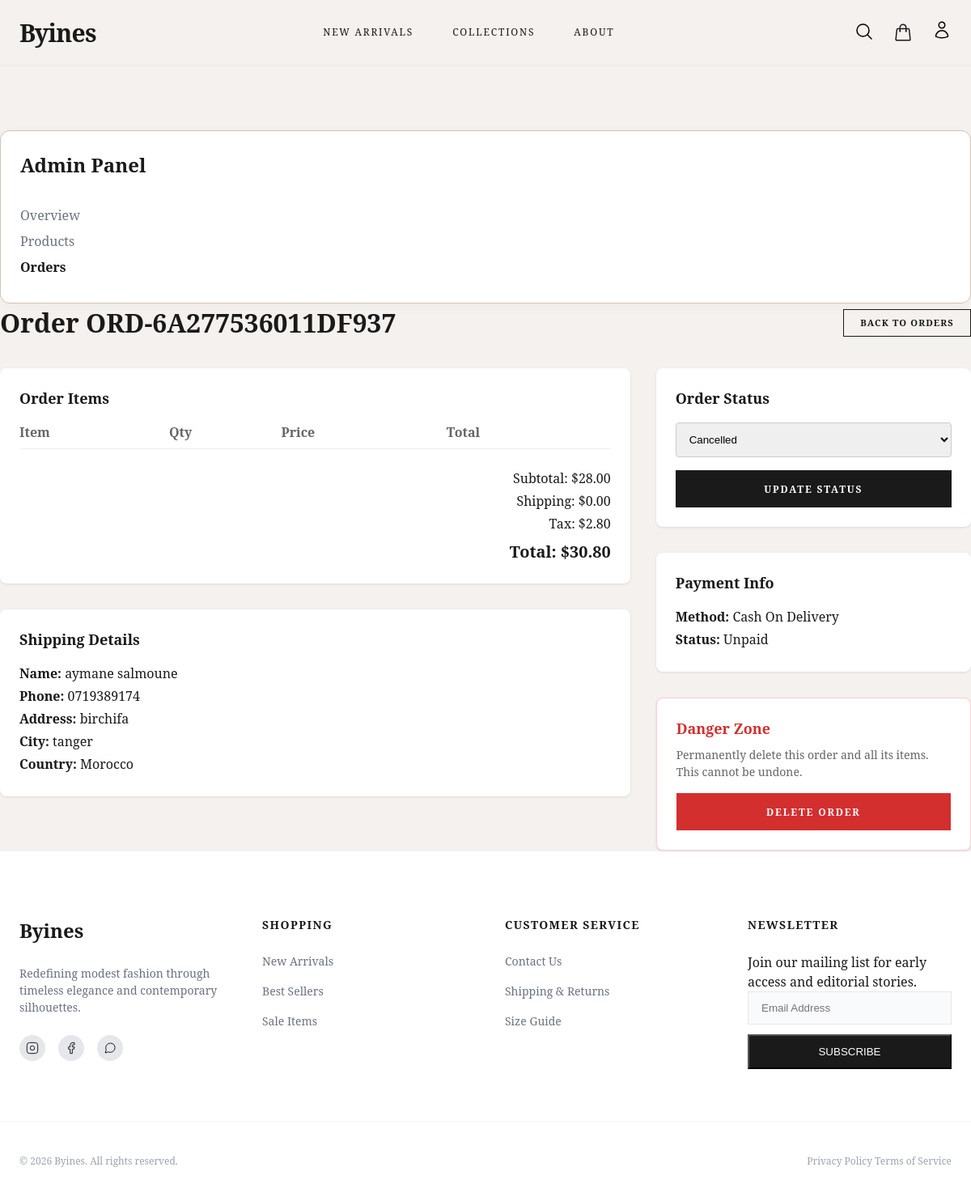
/pages/admin_view_order.php?id=4 (signed in), run on the app's committed database.
### tables this page shows
CREATE TABLE IF NOT EXISTS `orders` (
    `id` INT AUTO_INCREMENT PRIMARY KEY,
    `user_id` INT NULL,
    `order_number` VARCHAR(30) NOT NULL UNIQUE,
    `subtotal` DECIMAL(10,2) NOT NULL,
    `tax` DECIMAL(10,2) NOT NULL,
    `shipping_cost` DECIMAL(10,2) NOT NULL,
    `total_amount` DECIMAL(10,2) NOT NULL,
    `status` ENUM('pending', 'processing', 'in_transit', 'delivered', 'cancelled') NOT NULL DEFAULT 'pending',
    `tracking_number` VARCHAR(100) NULL COMMENT 'Shipment tracking reference',
    `shipping_name` VARCHAR(100) NOT NULL,
    `shipping_phone` VARCHAR(20) NOT NULL,
    `shipping_address_line1` VARCHAR(150) NOT NULL,
    `shipping_address_line2` VARCHAR(150) NULL,
    `shipping_city` VARCHAR(100) NOT NULL,
    `shipping_state` VARCHAR(100) NOT NULL,
    `shipping_zip` VARCHAR(20) NOT NULL,
    `shipping_country` VARCHAR(100) NOT NULL,
    `shipping_method` VARCHAR(50) NOT NULL,
    `payment_method` ENUM('cash_on_delivery', 'paypal', 'credit_card') NOT NULL,
    `payment_status` ENUM('unpaid', 'paid', 'refunded', 'failed') NOT NULL DEFAULT 'unpaid',
    `payment_transaction_id` VARCHAR(100) NULL,
    `created_at` TIMESTAMP DEFAULT CURRENT_TIMESTAMP,
    FOREIGN KEY (`user_id`) REFERENCES `users`(`id`) ON DELETE SET NULL
);

### classes/Database.php (called while the page is built, shortened)
<?php
class Database {
    private static $instance = null;
    private $conn;
    private $host = 'localhost';
    private $user = 'root';
    private $pass = '';
    private $name = 'byines';
    private function __construct() {
        try {
            $dsn = "mysql:host={$this->host};dbname={$this->name};charset=utf8mb4";
            $options = [
                PDO::ATTR_ERRMODE            => PDO::ERRMODE_EXCEPTION,
                PDO::ATTR_DEFAULT_FETCH_MODE => PDO::FETCH_ASSOC,
                PDO::ATTR_EMULATE_PREPARES   => false,
            ];
            $this->conn = new PDO($dsn, $this->user, $this->pass, $options);
        } catch (PDOException $e) {
            die("Database Connection Error: " . $e->getMessage());
        }
    }
    public static function getInstance() {
        if (!self::$instance) {
            self::$instance = new Database();
        }
        return self::$instance;
    }
    public function getConnection() {
        return $this->conn;
    }
}
?>

### classes/Order.php (called while the page is built, shortened)
<?php
require_once 'Database.php';
class Order {
    private $pdo;
    public function __construct() {
        $this->pdo = Database::getInstance()->getConnection();
    }
    public function getById($id) {
        $stmt = $this->pdo->prepare("SELECT * FROM orders WHERE id = ?");
        $stmt->execute([$id]);
        $order = $stmt->fetch();
        $stmtItems = $this->pdo->prepare("
            SELECT oi.id, oi.variant_id, oi.quantity, oi.price,
                   pv.product_id, pv.color, pv.size, p.name, p.sku
            FROM order_items oi
            JOIN product_variants pv ON oi.variant_id = pv.id
            JOIN products p ON pv.product_id = p.id
            WHERE oi.order_id = ?
        ");
        $stmtItems->execute([$id]);
        $order['items'] = $stmtItems->fetchAll();
        return $order;
    }
}

### pages/admin_view_order.php (the view, shortened to what this page needs)
<?php
require_once '../classes/Order.php';
$orderModel = new Order();
$orderId = $_GET['id'] ?? null;
$order = $orderModel->getById($orderId);
include '../includes/header.php';
?>
<link rel="stylesheet" href="../css/admin_dashboard.css">
<main class="admin-container" data-order-id="<?= $orderId ?>">
    <div class="admin-sidebar">
        <h2 class="avo-sidebar-title">Admin Panel</h2>
        <ul class="avo-nav">
            <li><a href="admin_dashboard.php#panel-overview" class="avo-nav-link">Overview</a></li>
            <li><a href="admin_dashboard.php#panel-products" class="avo-nav-link">Products</a></li>
            <li><a href="admin_dashboard.php#panel-orders" class="avo-nav-link active">Orders</a></li>
        </ul>
    </div>
    <div class="admin-content">
        <div class="avo-page-header">
            <h1 class="admin-page-title">Order <?= htmlspecialchars($order['order_number']) ?></h1>
            <a href="admin_dashboard.php#panel-orders" class="admin-btn admin-btn-sm avo-btn-back">Back to Orders</a>
        </div>
        <div class="avo-layout">
            <div>
                <div class="avo-card">
                    <h3 class="avo-card-title">Order Items</h3>
                    <table class="avo-items-table">
                        <thead>
                            <tr>
                                <th>Item</th>
                                <th>Qty</th>
                                <th>Price</th>
                                <th>Total</th>
                            </tr>
                        </thead>
                    </table>
                    <div class="avo-totals">
                        <p>Subtotal: $<?= number_format($order['subtotal'], 2) ?></p>
                        <p>Shipping: $<?= number_format($order['shipping_cost'], 2) ?></p>
                        <p>Tax: $<?= number_format($order['tax'], 2) ?></p>
                        <h3 class="avo-total-amount">Total: $<?= number_format($order['total_amount'], 2) ?></h3>
                    </div>
                </div>
                <div class="avo-card">
                    <h3 class="avo-card-title">Shipping Details</h3>
                    <div class="avo-shipping-details">
                        <p><strong>Name:</strong> <?= htmlspecialchars($order['shipping_name']) ?></p>
                        <p><strong>Phone:</strong> <?= htmlspecialchars($order['shipping_phone']) ?></p>
                        <p><strong>Address:</strong> <?= htmlspecialchars($order['shipping_address_line1']) ?></p>
                        <p><strong>City:</strong> <?= htmlspecialchars($order['shipping_city']) ?></p>
                        <p><strong>Country:</strong> <?= htmlspecialchars($order['shipping_country']) ?></p>
                    </div>
                </div>
            </div>
            <div>
                <div class="avo-card">
                    <h3 class="avo-card-title">Order Status</h3>
                    <form method="POST">
                        <select name="status" class="avo-status-select">
                            <option value="cancelled" <?= $order['status'] === 'cancelled' ? 'selected' : '' ?>>Cancelled</option>
                        </select>
                        <button type="submit" class="admin-btn avo-btn-full">Update Status</button>
                    </form>
                </div>
                <div class="avo-payment-card">
                    <h3 class="avo-card-title">Payment Info</h3>
                    <p><strong>Method:</strong> <span class="text-capitalize"><?= str_replace('_', ' ', htmlspecialchars($order['payment_method'])) ?></span></p>
                    <p><strong>Status:</strong> <span class="text-capitalize"><?= htmlspecialchars($order['payment_status']) ?></span></p>
                </div>
                <div class="avo-danger-zone">
                    <h3>Danger Zone</h3>
                    <p>Permanently delete this order and all its items. This cannot be undone.</p>
                    <button type="button" class="admin-btn avo-btn-danger" onclick="deleteThisOrder()">Delete Order</button>
                </div>
            </div>
        </div>
    </div>
</main>
<?php include '../includes/footer.php'; ?>

### includes/header.php (shortened to what this page needs)
<!DOCTYPE html>
<html lang="en">
<head>
    <link rel="stylesheet" href="../css/style.css">
</head>
<body class="site-body">
    <header class="main-header">
        <div class="header-container">
            <div class="logo-area">
                <a class="logo" href="index.php">Byines</a>
            </div>
            <nav class="main-nav">
                <a href="shop.php">New Arrivals</a>
                <a href="shop.php">Collections</a>
                <a href="about.php">About</a>
            </nav>
            <div class="header-icons">
                <button class="icon-btn" onclick="alert('Coming Soon');" data-purpose="search-trigger">
                    <svg class="icon" fill="none" stroke="currentColor" stroke-width="1.5" viewBox="0 0 24 24">
                        <path d="m21 21-5.197-5.197m0 0A7.5 7.5 0 1 0 5.196 5.196a7.5 7.5 0 0 0 10.607 10.607Z" stroke-linecap="round" stroke-linejoin="round"></path>
                    </svg>
                </button>
                <a href="cart.php" class="icon-btn cart-link" data-purpose="cart-trigger">
                </a>
                <div class="account-menu-container">
                    <button class="icon-btn" id="accountBtn" data-purpose="account-trigger">
                        <svg class="icon" fill="none" stroke="currentColor" stroke-width="1.5" viewBox="0 0 24 24">
                            <path d="M15.75 6a3.75 3.75 0 1 1-7.5 0 3.75 3.75 0 0 1 7.5 0ZM4.501 20.118a7.5 7.5 0 0 1 14.998 0A17.933 17.933 0 0 1 12 21.75c-2.676 0-5.216-.584-7.499-1.632Z" stroke-linecap="round" stroke-linejoin="round"></path>
                        </svg>
                    </button>
                </div>
            </div>
        </div>
    </header>

### includes/footer.php
    <footer class="site-footer" data-purpose="site-footer">
        <div class="footer-main-grid">
            <div class="footer-brand">
                <h4>Byines</h4>
                <p>Redefining modest fashion through timeless elegance and contemporary silhouettes.</p>
                <div class="social-links">
                    <a href="https://www.instagram.com/boutique_byines/" target="_blank" rel="noopener" class="social-link" aria-label="Instagram">
                        <svg class="icon" fill="none" stroke="currentColor" stroke-width="1.5" viewBox="0 0 24 24">
                            <rect x="2" y="2" width="20" height="20" rx="5" ry="5"></rect>
                            <path d="M16 11.37A4 4 0 1 1 12.63 8 4 4 0 0 1 16 11.37z"></path>
                            <line x1="17.5" y1="6.5" x2="17.51" y2="6.5"></line>
                        </svg>
                    </a>
                    <a href="https://www.facebook.com/61559893055237/" target="_blank" rel="noopener" class="social-link" aria-label="Facebook">
                        <svg class="icon" fill="none" stroke="currentColor" stroke-width="1.5" viewBox="0 0 24 24">
                            <path d="M18 2h-3a5 5 0 0 0-5 5v3H7v4h3v8h4v-8h3l1-4h-4V7a1 1 0 0 1 1-1h3z"></path>
                        </svg>
                    </a>
                    <a href="https://l.instagram.com/?u=https%3A%2F%2Fwa.me%2F212654873611%3Futm_source%3Dig%26utm_medium%3Dsocial%26utm_content%3Dlink_in_bio%26fbclid%3DPAZXh0bgNhZW0CMTEAc3J0YwZhcHBfaWQPOTM2NjE5NzQzMzkyNDU5AAGnKMDBnJLdCJpd3_yFIsNLT8HmQ9t9aWcUHh4zmMyKRmV_PGf_mvCns3BfDdY_aem_6crcvrnRrlq_YaVwnxjQow&e=AUDaoZ1YcIUCyVk7yj4qwB6o-el67pIXcOe925CP-FcDK7FRPVSntSJjG77yplV8sfqrb_dBy94-OU93fTVAv096pag9hIrRs1ujDXbmoDuzGX1eusdekZxAcuEO5kWLBYJt3v8" target="_blank" rel="noopener" class="social-link" aria-label="WhatsApp">
                        <svg class="icon" fill="none" stroke="currentColor" stroke-width="1.5" viewBox="0 0 24 24">
                            <path d="M21 11.5a8.38 8.38 0 0 1-.9 3.8 8.5 8.5 0 0 1-7.6 4.7 8.38 8.38 0 0 1-3.8-.9L3 21l1.9-5.7a8.38 8.38 0 0 1-.9-3.8 8.5 8.5 0 0 1 4.7-7.6 8.38 8.38 0 0 1 3.8-.9h.5a8.48 8.48 0 0 1 8 8v.5z"></path>
                        </svg>
                    </a>
                </div>
            </div>
            <div class="footer-column">
                <h5>Shopping</h5>
                <ul>
                    <li><a href="shop.php">New Arrivals</a></li>
                    <li><a href="shop.php?id=3">Best Sellers</a></li>
                    <li><a href="#" onclick="alert('Coming Soon'); return false;">Sale Items</a></li>
                </ul>
            </div>
            <div class="footer-column">
                <h5>Customer Service</h5>
                <ul>
                    <li><a href="about.php#contact">Contact Us</a></li>
                    <li><a href="#" onclick="alert('Coming Soon'); return false;">Shipping & Returns</a></li>
                    <li><a href="#" onclick="alert('Coming Soon'); return false;">Size Guide</a></li>
                </ul>
            </div>
            <div class="footer-newsletter">
                <h5>Newsletter</h5>
                <p>Join our mailing list for early access and editorial stories.</p>
                <form>
                    <input placeholder="Email Address" type="email"/>
                    <button type="submit">Subscribe</button>
                </form>
            </div>
        </div>
        <div class="footer-bottom">
            <p>© 2026 Byines. All rights reserved.</p>
            <div class="legal-links">
                <a href="#" onclick="alert('Coming Soon'); return false;">Privacy Policy</a>
                <a href="#" onclick="alert('Coming Soon'); return false;">Terms of Service</a>
            </div>
        </div>
    </footer>
</body>
</html>

### css/style.css (style rules this page uses)
:root { --brand-cream: #F4F1EE; --brand-earth: #D2C3B4; --brand-dark: #1A1A1A; --white: #ffffff; --gray-100: #f3f4f6; --gray-200: #e5e7eb; --gray-400: #9ca3af; --gray-500: #6b7280; --font-serif: "Noto Serif", serif; --max-width: 1280px; }
* { box-sizing: border-box; margin: 0; padding: 0; }
body { background-color: var(--brand-cream); color: var(--brand-dark); font-family: var(--font-serif); line-height: 1.5; -webkit-font-smoothing: antialiased; }
a { text-decoration: none; color: inherit; transition: opacity 0.3s ease; }
.header-container, .popular-picks, .featured-banners, .category-browse, .footer-main-grid, .footer-bottom { max-width: var(--max-width); margin: 0 auto; padding: 0 1.5rem; }
.main-header { position: sticky; top: 0; z-index: 50; background-color: rgba(244, 241, 238, 0.95); backdrop-filter: blur(4px); border-bottom: 1px solid var(--gray-200); }
.header-container { max-width: var(--max-width); margin: 0 auto; padding: 0 1.5rem; height: 5rem; display: flex; align-items: center; justify-content: space-between; gap: 2rem; }
.logo { font-size: 1.875rem; font-weight: 600; letter-spacing: -0.025em; flex-shrink: 0; }
.main-nav { display: flex; gap: 3rem; text-transform: uppercase; font-size: 0.75rem; letter-spacing: 0.15em; flex: 1; justify-content: center; }
.main-nav a { transition: opacity 0.3s; }
.header-icons { display: flex; justify-content: flex-end; gap: 1.5rem; flex-shrink: 0; margin-left: 1rem; }
.icon-btn { background: none; border: none; cursor: pointer; transition: opacity 0.3s; }
.cart-link { position: relative; display: inline-flex; align-items: center; justify-content: center; text-decoration: none; color: inherit; }
.account-menu-container { position: relative; display: inline-block; }
.icon { width: 1.5rem; height: 1.5rem; }
.site-footer { background-color: var(--white); border-top: 1px solid var(--gray-100); padding: 5rem 0 2.5rem; }
.footer-main-grid { display: grid; grid-template-columns: 1fr; gap: 3rem; margin-bottom: 4rem; }
@media (min-width: 768px) { .footer-main-grid { grid-template-columns: repeat(4, 1fr); } }
.footer-brand h4 { font-size: 1.5rem; margin-bottom: 1.5rem; }
.footer-brand p { font-size: 0.875rem; color: var(--gray-500); margin-bottom: 1.5rem; }
.social-links { display: flex; gap: 1rem; }
.social-link { width: 2rem; height: 2rem; background: var(--gray-200); border-radius: 50%; display: inline-flex; align-items: center; justify-content: center; color: var(--gray-600); transition: background 0.2s, color 0.2s; text-decoration: none; }
.social-link .icon { width: 1rem; height: 1rem; }
.footer-column h5, .footer-newsletter h5 { font-size: 0.875rem; text-transform: uppercase; letter-spacing: 0.1em; margin-bottom: 1.5rem; }
.footer-column ul { list-style: none; }
.footer-column li { margin-bottom: 1rem; font-size: 0.875rem; color: var(--gray-500); }
.footer-newsletter form { display: flex; flex-direction: column; gap: 0.75rem; }
.footer-newsletter input { background: #f9fafb; border: 1px solid var(--gray-200); padding: 0.75rem 1rem; }
.footer-newsletter button { background: var(--brand-dark); color: var(--white); padding: 0.75rem; text-transform: uppercase; cursor: pointer; }
.footer-bottom { border-top: 1px solid var(--gray-100); padding-top: 2.5rem; display: flex; flex-direction: column; align-items: center; gap: 1rem; font-size: 0.75rem; color: var(--gray-400); }
@media (min-width: 768px) { .footer-bottom { flex-direction: row; justify-content: space-between; } }

### data on the page
orders: order_number "ORD-6A277536011DF937", subtotal "28.00", shipping_cost "0.00", tax "2.80", total_amount "30.80", shipping_name "aymane salmoune", shipping_phone "0719389174", shipping_address_line1 "birchifa", shipping_city "tanger", shipping_country "Morocco", status "Cancelled", payment_method "Cash On Delivery", payment_status "Unpaid"
